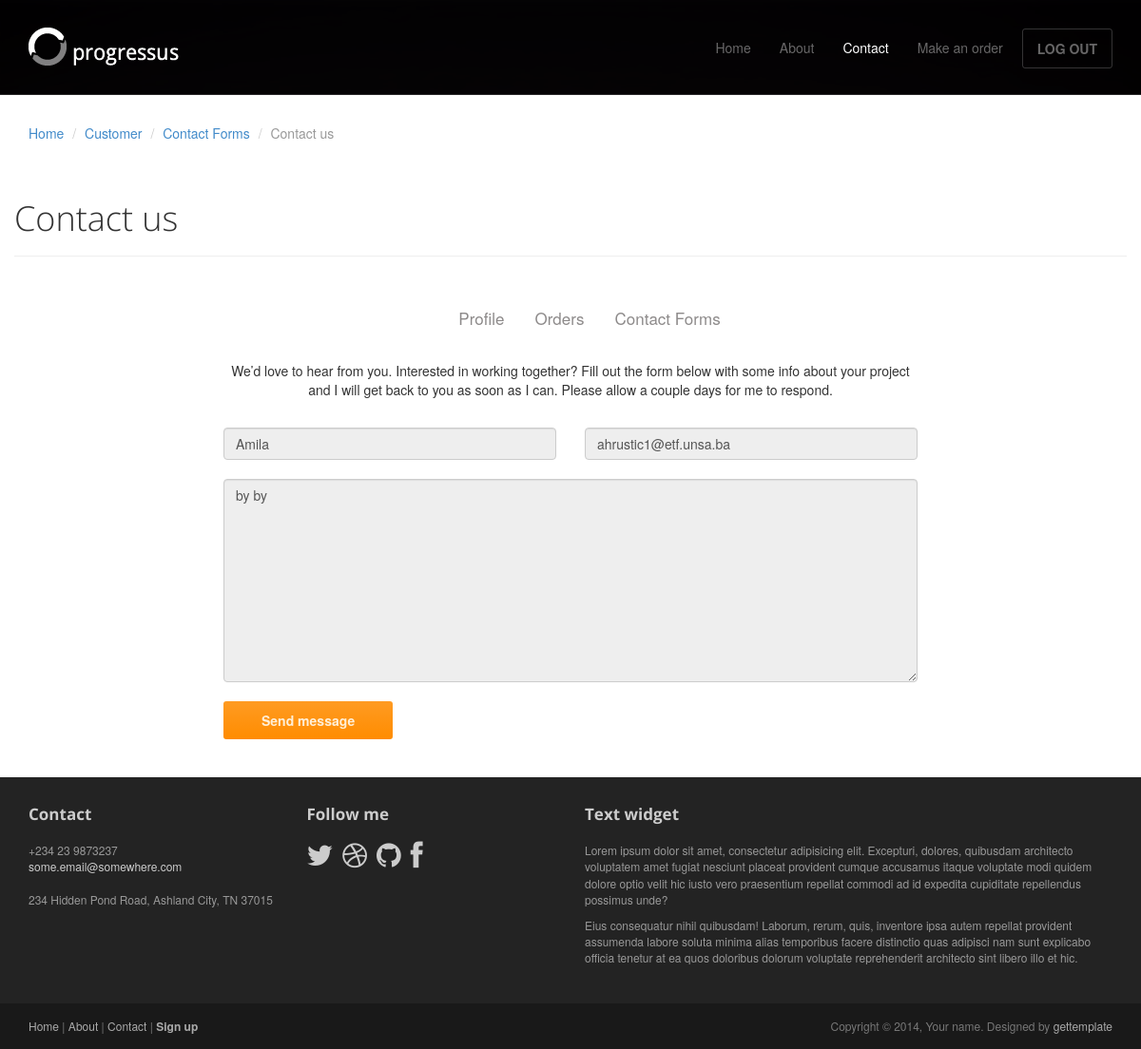
The page /viewContactDetails/4 (signed in) on the database its author committed.
### printStudioApp/models.py (models this page shows, shortened)
class ContactUsForm(models.Model):
    name = models.CharField(max_length=20)
    email = models.EmailField(unique=False)
    message = models.CharField(max_length=500)

### printStudioApp/decorators.py (the view)
        def wrapper_func(request, *args, **kwargs):
            group = None
            if request.user.groups.exists():
                group = request.user.groups.all()[0].name
            if group in allowed_roles:
                return view_func(request, *args, **kwargs)
            else:
                return HttpResponse('You are not authorized to view this page')

### printStudioApp/forms.py
class ViewContactForm(ModelForm):
    name = forms.CharField(disabled = True)
    email = forms.EmailField(disabled=True)
    message = forms.CharField(widget=forms.Textarea,disabled=True)
    class Meta:
        model = ContactUsForm
        fields = ['name', 'email','message']
    def __init__(self, *args, **kwargs):
        super(ViewContactForm, self).__init__(*args, **kwargs)
        self.fields['name'].widget.attrs.update({'class': 'form-control'})
        self.fields['email'].widget.attrs.update({'class': 'form-control'})
        self.fields['message'].widget.attrs.update({'class': 'form-control'})

### printStudioApp/templates/viewContactDetails.html (shortened to what this page needs)
{% load static %}
<!DOCTYPE html>
<html lang="en">
<head>
	<link rel="stylesheet" href={% static 'css/bootstrap.min.css' %}>
	<link rel="stylesheet" href={% static 'css/font-awesome.min.css' %}>
	<link rel="stylesheet" href={% static 'css/bootstrap-theme.css' %} media="screen" >
	<link rel="stylesheet" href={% static 'css/main.css' %}>
</head>
<body>
	<div class="navbar navbar-inverse navbar-fixed-top headroom" >
		<div class="container">
			<div class="navbar-header">
				<a class="navbar-brand" href={% url 'home' %}><img src={% static 'images/logo.png' %} alt="Progressus HTML5 template"></a>
			</div>
			<div class="navbar-collapse collapse">
				<ul class="nav navbar-nav pull-right">
					<li><a href={% url 'home' %}>Home</a></li>
					<li><a href={% url 'about' %}>About</a></li>
					<li class="active"><a href={% url 'contactForm' %}>Contact</a></li>
					{% if request.user.is_authenticated %}
            			<li><a href={% url 'order' %}>Make an order</a></li>
						<li><a class="btn" href={% url 'logout' %}>LOG OUT</a></li>
					{% else %}
						<li><a href={% url 'login' %}>Make an order</a></li>
						<li><a class="btn" href={% url 'login' %}>SIGN IN / SIGN UP</a></li>
					{% endif %}
				</ul>
			</div>
		</div>
	</div>
	<header id="head" class="secondary"></header>
	<div class="container">
		<ol class="breadcrumb">
			<li><a href={% url 'home' %}>Home</a></li>
			{% if request.user.groups.all.0.name == "admin"%}
            <li><a href={% url 'adminn' %}>Admin</a></li>
            {% else %}
            <li><a href={% url 'customer' %}>Customer</a></li>
            {% endif %}
			<li><a href={% url 'listContactForms' %}>Contact Forms</a></li>
			<li class="active">Contact us</li>
		</ol>
		<div class="row">
			<br>
				<header class="page-header">
					<h1 class="page-title">Contact us</h1>
				</header>
				<br>
				<div class="topnav justify-content-center">
					<ul class="navbar-nav abs-center-x">
						<li class="nav-item">
							<a href={% url 'userProfile' user.id %}>Profile</a>
						</li>
						<li class="nav-item">
							<a class="onCenter" href={% url 'listOrders' %}>Orders</a>
						</li>
						<li class="nav-item">
							<a class="onCenter" href={% url 'listContactForms' %}>Contact Forms</a>
						</li>
					</ul>
				</div>
				<div class="container">
					<div class="col-sm-2 point-1">
					</div>
					<div class="col-sm-8 point-1">
					<br>
					<p>
					We’d love to hear from you. Interested in working together? Fill out the form below with some info about your project and I will get back to you as soon as I can. Please allow a couple days for me to respond.
					</p>
					<br>
					<form method="POST" action="">
						<div class="row">
							<div class="col-sm-6">
								{{form.name}}
							</div>
							<div class="col-sm-6">
								{{form.email}}
							</div>
						</div>
						<br>
						<div class="row">
							<div class="col-sm-12">
								{{form.message}}
							</div>
						</div>
						<br>
						<div class="row">
							<div class="col-sm-1 text-right">
								<input class="btn btn-action" type="submit" value="Send message">
							</div>
						</div>
					</form>
				</div>
			<div class="col-sm-2 point-1">
		</div>
	</div>
	</div>
	</div>
	<br>
	<br>
	<footer id="footer">
		<div class="footer1">
			<div class="container">
				<div class="row">
					<div class="col-md-3 widget">
						<h3 class="widget-title">Contact</h3>
						<div class="widget-body">
							<p>+234 23 9873237<br>
								<a href="mailto:#">some.email@somewhere.com</a><br>
								<br>
								234 Hidden Pond Road, Ashland City, TN 37015
							</p>
						</div>
					</div>
					<div class="col-md-3 widget">
						<h3 class="widget-title">Follow me</h3>
						<div class="widget-body">
							<p class="follow-me-icons clearfix">
								<a href=""><i class="fa fa-twitter fa-2"></i></a>
								<a href=""><i class="fa fa-dribbble fa-2"></i></a>
								<a href=""><i class="fa fa-github fa-2"></i></a>
								<a href=""><i class="fa fa-facebook fa-2"></i></a>
							</p>
						</div>
					</div>
					<div class="col-md-6 widget">
						<h3 class="widget-title">Text widget</h3>
						<div class="widget-body">
							<p>Lorem ipsum dolor sit amet, consectetur adipisicing elit. Excepturi, dolores, quibusdam architecto voluptatem amet fugiat nesciunt placeat provident cumque accusamus itaque voluptate modi quidem dolore optio velit hic iusto vero praesentium repellat commodi ad id expedita cupiditate repellendus possimus unde?</p>
							<p>Eius consequatur nihil quibusdam! Laborum, rerum, quis, inventore ipsa autem repellat provident assumenda labore soluta minima alias temporibus facere distinctio quas adipisci nam sunt explicabo officia tenetur at ea quos doloribus dolorum voluptate reprehenderit architecto sint libero illo et hic.</p>
						</div>
					</div>
				</div>
			</div>
		</div>
		<div class="footer2">
			<div class="container">
				<div class="row">
					<div class="col-md-6 widget">
						<div class="widget-body">
							<p class="simplenav">
								<a href="#">Home</a> |
								<a href={% url 'about' %}>About</a> |
								<a href={% url 'contactForm' %}>Contact</a> |
								<b><a href={% url 'register' %}>Sign up</a></b>
							</p>
						</div>
					</div>
					<div class="col-md-6 widget">
						<div class="widget-body">
							<p class="text-right">
								Copyright &copy; 2014, Your name. Designed by <a href="http://gettemplate.com/" rel="designer">gettemplate</a>
							</p>
						</div>
					</div>
				</div>
			</div>
		</div>
	</footer>
</body>
</html>

### static/css/main.css (style rules this page uses)
#head { background:#181015 url( ../images/bg_header.jpg) no-repeat; background-size: cover; min-height:520px; text-align: center; padding-top:240px; color:white; font-family:"Open sans", Helvetica, Arial; font-weight:300; }
#head.secondary { height:100px; min-height: 100px; padding-top:0px; }
.headroom { -webkit-transition: all 0.4s ease-out; -moz-transition: all 0.4s ease-out; -o-transition: all 0.4s ease-out; transition: all 0.4s ease-out; }
h1, h2, h3, h4, h5, h6 { font-family:"Open sans", Helvetica, Arial; }
h1, .h1, h2, .h2, h3, .h3 { margin-top:30px; }
.page-title { margin-top:20px; font-weight:300; }
.breadcrumb { background:none; padding:0; margin:30px 0 0px 0; }
img { max-width:100%; }
.footer1 { background: #232323; padding: 30px 0 0 0; font-size: 12px; color: #999; }
.footer1 a { color: #ccc; }
.footer1 .widget { margin-bottom:30px; }
.footer1 .widget-title { font-size: 17px; font-weight: bold; color: #ccc; margin: 0 0 20px; }
.follow-me-icons { font-size:30px; }
.follow-me-icons i { float:left; margin:0 10px 0 0; }
.footer2 { background: #191919; padding: 15px 0; color: #777; font-size: 12px; }
.footer2 a { color: #aaa; }
.footer2 p { margin: 0; }

### printStudioApp/templates/viewContactDetails.html (style rules this page uses)
.topnav .navbar-nav { display: inline-block; float: none; vertical-align: top; }
.topnav { text-align: center; }
.topnav { overflow: hidden; background-color: white; }
.topnav a { float: left; color: #8d8a8a; text-align: center; padding: 14px 16px; text-decoration: none; font-size: 17px; }
.onCenter { margin: 0 auto; }
.nav-item { list-style-type: none; }
.point-1 { text-align: center; }

### rows shown on the page
ContactUsForm: name "Amila", email "ahrustic1@etf.unsa.ba", message "by by"
